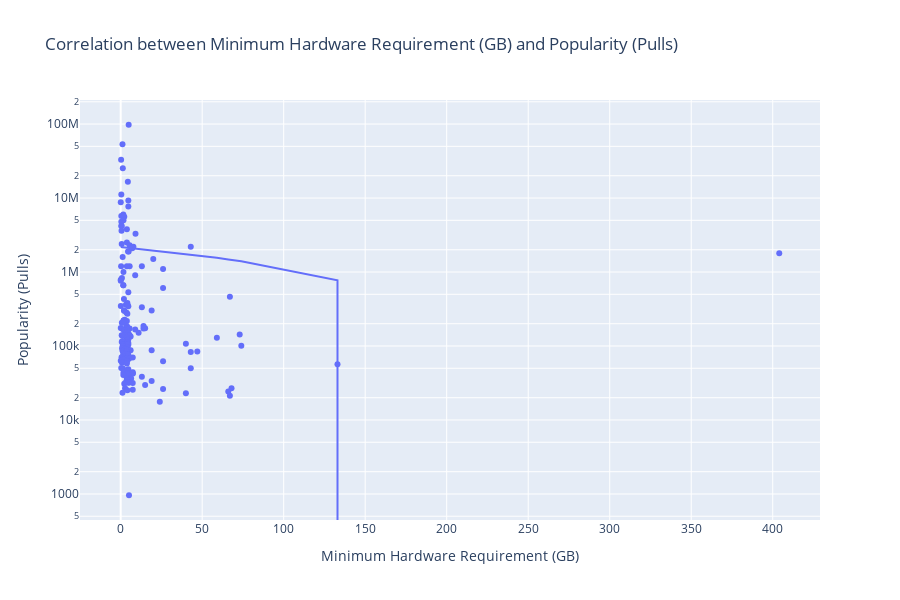

Source (notebook cell):
### Code cell
df['popularity'] = df['pulls_num']
# Drop rows with missing values
df_plot = df.dropna(subset=['hw_gb_min', 'popularity'])

# Scatter plot with trend line
fig = px.scatter(
    df_plot,
    x='hw_gb_min',
    y='popularity',
    hover_name='name',
    title='Correlation between Minimum Hardware Requirement (GB) and Popularity (Pulls)',
    labels={'min_hw_gb': 'Minimum Hardware Requirement (GB)', 'popularity': 'Popularity (Pulls)'},
    trendline='ols'
)

fig.update_layout(
    width=900,
    height=600,
    xaxis=dict(title='Minimum Hardware Requirement (GB)'),
    yaxis=dict(title='Popularity (Pulls)', type='log'),
    showlegend=False
)

fig.show()

### Figure 1 — Plotly figure (JSON) as saved in the notebook; plotly's stock layout.template omitted (floating-point values rounded to 4 significant figures; data arrays with more than 128 entries replaced by an {"elided": "..."} marker saying what was removed)
{"data": [{"hovertemplate": "<b>%{hovertext}</b><br><br>hw_gb_min=%{x}<br>Popularity (Pulls)=%{y}<extra></extra>", "hovertext": {"elided": "175 str values"}, "legendgroup": "", "marker": {"color": "#636efa", "symbol": "circle"}, "mode": "markers", "name": "", "orientation": "v", "showlegend": false, "type": "scatter", "x": {"elided": "175 float values"}, "xaxis": "x", "y": {"elided": "175 float values"}, "yaxis": "y"}, {"hovertemplate": "<b>OLS trendline</b><br>popularity = -10585.7 * hw_gb_min + 2.17879e+06<br>R<sup>2</sup>=0.001633<br><br>hw_gb_min=%{x}<br>Popularity (Pulls)=%{y} <b>(trend)</b><extra></extra>", "legendgroup": "", "marker": {"color": "#636efa", "symbol": "circle"}, "mode": "lines", "name": "", "showlegend": false, "type": "scatter", "x": {"elided": "175 float values"}, "xaxis": "x", "y": {"elided": "175 float values"}, "yaxis": "y"}], "layout": {"height": 600, "legend": {"tracegroupgap": 0}, "showlegend": false, "title": {"text": "Correlation between Minimum Hardware Requirement (GB) and Popularity (Pulls)"}, "width": 900, "xaxis": {"anchor": "y", "domain": [0, 1], "title": {"text": "Minimum Hardware Requirement (GB)"}}, "yaxis": {"anchor": "x", "domain": [0, 1], "title": {"text": "Popularity (Pulls)"}, "type": "log"}}}
